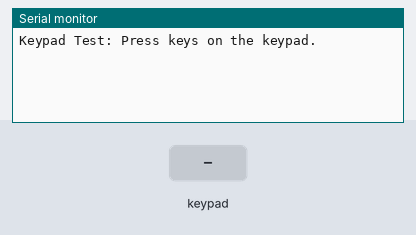
This sketch was run on a simulated ESP32. Parts: the last lines printed to the serial monitor. The inputs (shaded band) are chosen by the test bench.

Above: at 1.2 s.
1.3 s: key '1' pressed
At 2.5 s:
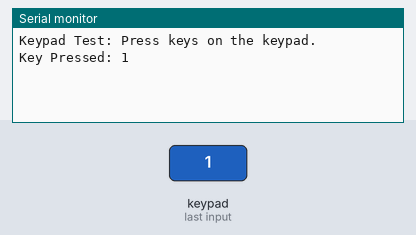
2.8 s: keypad keys 1 3 1 2 1 4 2 7 # pressed 0.4 s apart
At 7.5 s:
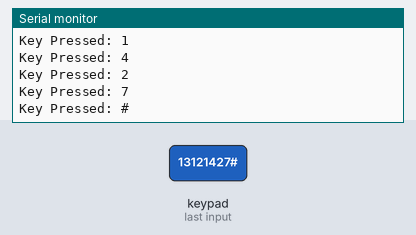
7.9 s: key 'A' pressed
At 8.7 s:
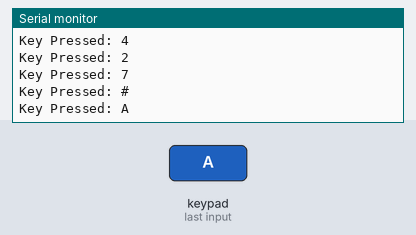
9.4 s: keypad keys 1 3 1 2 1 4 2 7 * pressed 0.4 s apart
At 13.6 s:
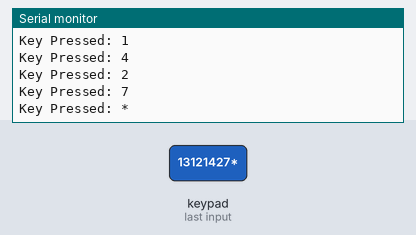
14.5 s: key 'B' pressed
At 15.7 s:
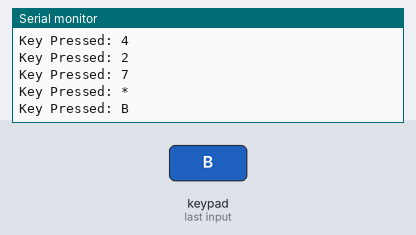
16.0 s: keypad keys 1 3 1 2 1 4 2 7 D pressed 0.4 s apart
At 19.8 s:
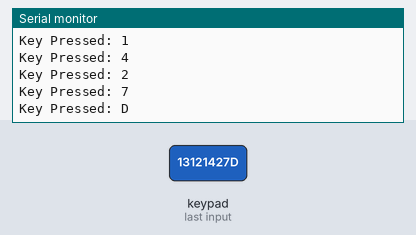
Timing chart, 0 to 21.3 s (numbered marks = the images above; inputs shaded):
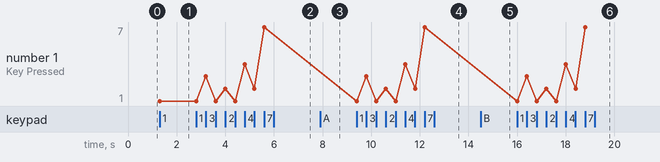

The sketch:

esp32_with_keypad_successfull_code.ino
```cpp
#include <Keypad.h>

const byte ROWS = 4;  // Four rows
const byte COLS = 4;  // Four columns

// Define the symbols on the buttons of the keypad
char keys[ROWS][COLS] = {
  {'1', '2', '3', 'A'},
  {'4', '5', '6', 'B'},
  {'7', '8', '9', 'C'},
  {'*', '0', '#', 'D'}
};

// Connect keypad rows and columns to these ESP8266 GPIO pins
byte rowPins[ROWS] = {13, 12, 14, 27};  // GPIO pins for rows (D22, D21 , D19, D18)
byte colPins[COLS] = {26, 25, 33, 32};  // GPIO pins for columns (D5, TX2, RX2, D4)


// Create the keypad object
Keypad keypad = Keypad(makeKeymap(keys), rowPins, colPins, ROWS, COLS);

void setup() {
  Serial.begin(9600);
  Serial.println("Keypad Test: Press keys on the keypad.");
}

void loop() {
  char key = keypad.getKey();

  // If a key is pressed
  if (key) {
    Serial.print("Key Pressed: ");
    Serial.println(key);
  }
}
```

Measured:
- after the input at 1.3 s, the serial monitor: prints a new line at once (image 1)
- after the input at 2.8 s, the serial monitor: prints a new line after 0.41 s (image 2)
- after the input at 7.9 s, the serial monitor: prints a new line at once (image 3)
- after the input at 9.4 s, the serial monitor: prints a new line at once (image 4)
- after the input at 14.5 s, the serial monitor: prints a new line at once (image 5)
- after the input at 16.0 s, the serial monitor: prints a new line at once (image 6)
- plotted number 1: 1 → 7 after the input at 2.8 s
